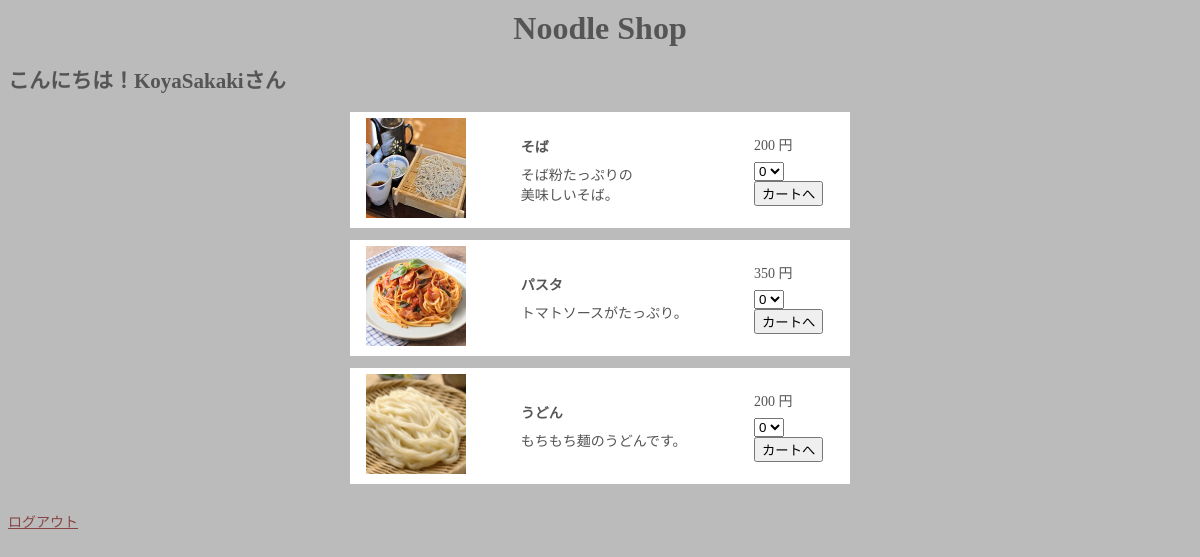
Page /shop/index.php (signed in) on the committed database.
### tables this page shows
CREATE TABLE `items` (
  `id` int(11) NOT NULL,
  `name` varchar(128) NOT NULL,
  `price` int(11) NOT NULL,
  `comment` varchar(128) NOT NULL
);

### shop/index.php (called while the page is built, shortened)
<?php
require '../model/funcs.php';
$pdo = connect_db();
$st = $pdo->query("SELECT * FROM items");
$goods = $st->fetchAll();
require 't_index.php';
?>

### shop/t_index.php (the view, shortened to what this page needs)
<!DOCTYPE html>
<html lang="ja">
<head>
  <link rel="stylesheet" href="css/style.css">
</head>
<body>
  <h1>Noodle Shop</h1>
  <h2>こんにちは！<?= h($_SESSION['u_name'])?>さん</h2>
  <table>
    <?php foreach ($goods as $g): ?>
    <tr>
    <td>
    <?= img_tag($g['id']);?>
    </td>
    <td>
      <p class="goods"><?php echo $g['name'];?></p>
      <p><?php echo nl2br($g['comment']); ?></p>
    </td>
    <td width="80">
      <p><?php echo $g['price'] ?> 円</p>
      <form action="cart.php" method="post">
        <select name="num" id="">
          <?php
          for($i=0; $i<=9; $i++){
            echo "<option>$i</option>";
          }
          ?>
        </select>
        <input type="submit" value="カートへ" name="submit">
      </form>
    </td>
    </tr>
    <?php endforeach ?>
  </table>
          <?php include '../model/logout_button.php'; ?>
</body>
</html>

### model/funcs.php (shortened to what this page needs)
<?PHP
function h($val){
  return htmlspecialchars($val, ENT_QUOTES);
}
function img_tag($code) {
  if (file_exists("image/$code.jpg")) {
      $name = $code;
  }else {
      $name ='sample_s';
  }
  return "<img src='image/$name.jpg' alt='' width='100' height='100'>";
}

### model/logout_button.php
<a href="../kanri_login/logout.php">ログアウト</a>

### css/style.css (style rules this page uses)
body { background-color: #bbb; font-size: 14px; color:#555; }
a:link, a:visited { color:#844; }
p, form { margin: 0; padding: 4px 0; }
h1 { margin: 10px 0; padding: 0; font-size: 32px; text-align: center; }
table { width: 500px; margin: 15px auto; padding: 0; background-color: #fff; border-collapse: collapse; }
th, td { margin: 0; padding: 6px 16px; border-bottom: 12px solid #bbb; }
.goods { font-weight: bold; }

### rows in the picture
items: shows a picture, name "そば", comment "そば粉たっぷりの 美味しいそば。", price "200"
items: shows a picture, name "パスタ", comment "トマトソースがたっぷり。", price "350"
items: shows a picture, name "うどん", comment "もちもち麺のうどんです。", price "200"

### other values in the picture
$_SESSION['u_name'] "KoyaSakaki"
form field num "0"
